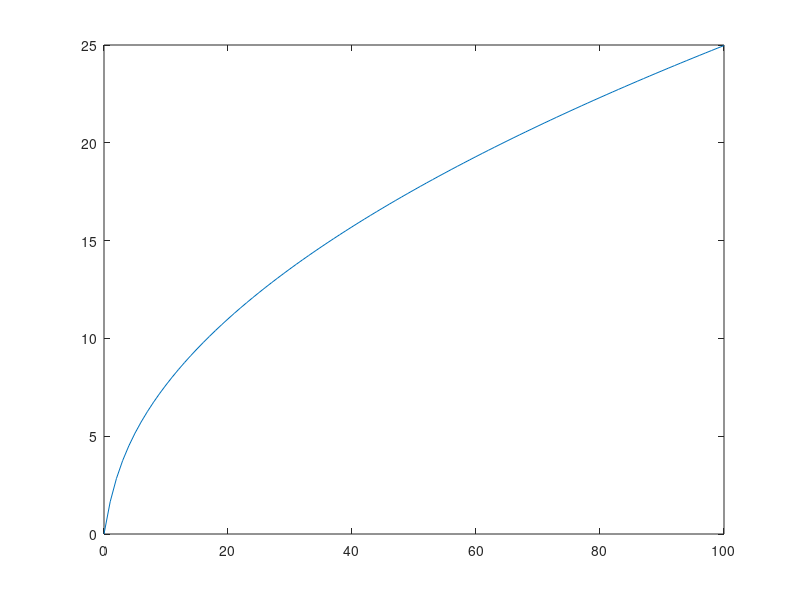

Reproduce this figure in MATLAB.
clear;
clc;
close all;
fun = @(x,c) 2*c*exp(-c.*(1-cos(x))).*cos(x);
c=5;
format long
q = integral(@(x) fun(x,c),0,pi/2,'RelTol',0,'AbsTol',1e-12);
solution=101;
B=zeros(solution,1);
cc=linspace(0,100,solution)';
for i=1:1:solution
    B(i)=integral(@(x) fun(x,cc(i)),0,pi/2,'RelTol',0,'AbsTol',1e-12);
end

plot(cc,B);

B(100)